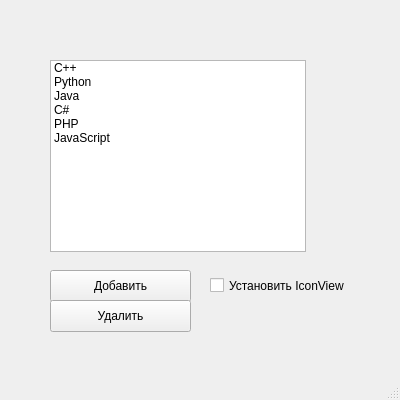
<?xml version="1.0" encoding="UTF-8"?>
<ui version="4.0">
 <class>MainWindow</class>
 <widget class="QMainWindow" name="MainWindow">
  <property name="geometry">
   <rect>
    <x>0</x>
    <y>0</y>
    <width>400</width>
    <height>400</height>
   </rect>
  </property>
  <property name="windowTitle">
   <string>MainWindow</string>
  </property>
  <widget class="QWidget" name="centralwidget">
   <widget class="QListWidget" name="listWidget">
    <property name="geometry">
     <rect>
      <x>50</x>
      <y>60</y>
      <width>256</width>
      <height>192</height>
     </rect>
    </property>
    <property name="dragEnabled">
     <bool>false</bool>
    </property>
    <property name="dragDropOverwriteMode">
     <bool>false</bool>
    </property>
    <property name="dragDropMode">
     <enum>QAbstractItemView::InternalMove</enum>
    </property>
    <property name="iconSize">
     <size>
      <width>20</width>
      <height>20</height>
     </size>
    </property>
    <item>
     <property name="text">
      <string>C++</string>
     </property>
     <property name="icon">
      <iconset resource="qrc.qrc">
       <normaloff>:/logos/logos/cpp.png</normaloff>:/logos/logos/cpp.png</iconset>
     </property>
     <property name="flags">
      <set>ItemIsSelectable|ItemIsEditable|ItemIsDragEnabled|ItemIsUserCheckable|ItemIsEnabled</set>
     </property>
    </item>
    <item>
     <property name="text">
      <string>Python</string>
     </property>
     <property name="icon">
      <iconset resource="qrc.qrc">
       <normaloff>:/logos/logos/python.png</normaloff>:/logos/logos/python.png</iconset>
     </property>
     <property name="flags">
      <set>ItemIsSelectable|ItemIsEditable|ItemIsDragEnabled|ItemIsUserCheckable|ItemIsEnabled</set>
     </property>
    </item>
    <item>
     <property name="text">
      <string>Java</string>
     </property>
     <property name="icon">
      <iconset resource="qrc.qrc">
       <normaloff>:/logos/logos/java.png</normaloff>:/logos/logos/java.png</iconset>
     </property>
     <property name="flags">
      <set>ItemIsSelectable|ItemIsEditable|ItemIsDragEnabled|ItemIsUserCheckable|ItemIsEnabled</set>
     </property>
    </item>
    <item>
     <property name="text">
      <string>C#</string>
     </property>
     <property name="icon">
      <iconset resource="qrc.qrc">
       <normaloff>:/logos/logos/csharp.png</normaloff>:/logos/logos/csharp.png</iconset>
     </property>
     <property name="flags">
      <set>ItemIsSelectable|ItemIsEditable|ItemIsDragEnabled|ItemIsUserCheckable|ItemIsEnabled</set>
     </property>
    </item>
    <item>
     <property name="text">
      <string>PHP</string>
     </property>
     <property name="icon">
      <iconset resource="qrc.qrc">
       <normaloff>:/logos/logos/php.png</normaloff>:/logos/logos/php.png</iconset>
     </property>
     <property name="flags">
      <set>ItemIsSelectable|ItemIsEditable|ItemIsDragEnabled|ItemIsUserCheckable|ItemIsEnabled</set>
     </property>
    </item>
    <item>
     <property name="text">
      <string>JavaScript</string>
     </property>
     <property name="icon">
      <iconset resource="qrc.qrc">
       <normaloff>:/logos/logos/javascript.png</normaloff>:/logos/logos/javascript.png</iconset>
     </property>
     <property name="flags">
      <set>ItemIsSelectable|ItemIsEditable|ItemIsDragEnabled|ItemIsUserCheckable|ItemIsEnabled</set>
     </property>
    </item>
   </widget>
   <widget class="QPushButton" name="add_pushButton">
    <property name="geometry">
     <rect>
      <x>50</x>
      <y>270</y>
      <width>141</width>
      <height>32</height>
     </rect>
    </property>
    <property name="text">
     <string>Добавить</string>
    </property>
   </widget>
   <widget class="QPushButton" name="delete_pushButton">
    <property name="geometry">
     <rect>
      <x>50</x>
      <y>300</y>
      <width>141</width>
      <height>32</height>
     </rect>
    </property>
    <property name="text">
     <string>Удалить</string>
    </property>
   </widget>
   <widget class="QCheckBox" name="checkBox">
    <property name="geometry">
     <rect>
      <x>210</x>
      <y>260</y>
      <width>161</width>
      <height>51</height>
     </rect>
    </property>
    <property name="text">
     <string>Установить IconView</string>
    </property>
   </widget>
  </widget>
  <widget class="QMenuBar" name="menubar">
   <property name="geometry">
    <rect>
     <x>0</x>
     <y>0</y>
     <width>400</width>
     <height>22</height>
    </rect>
   </property>
  </widget>
  <widget class="QStatusBar" name="statusbar"/>
 </widget>
 <resources>
  <include location="qrc.qrc"/>
 </resources>
 <connections/>
</ui>
